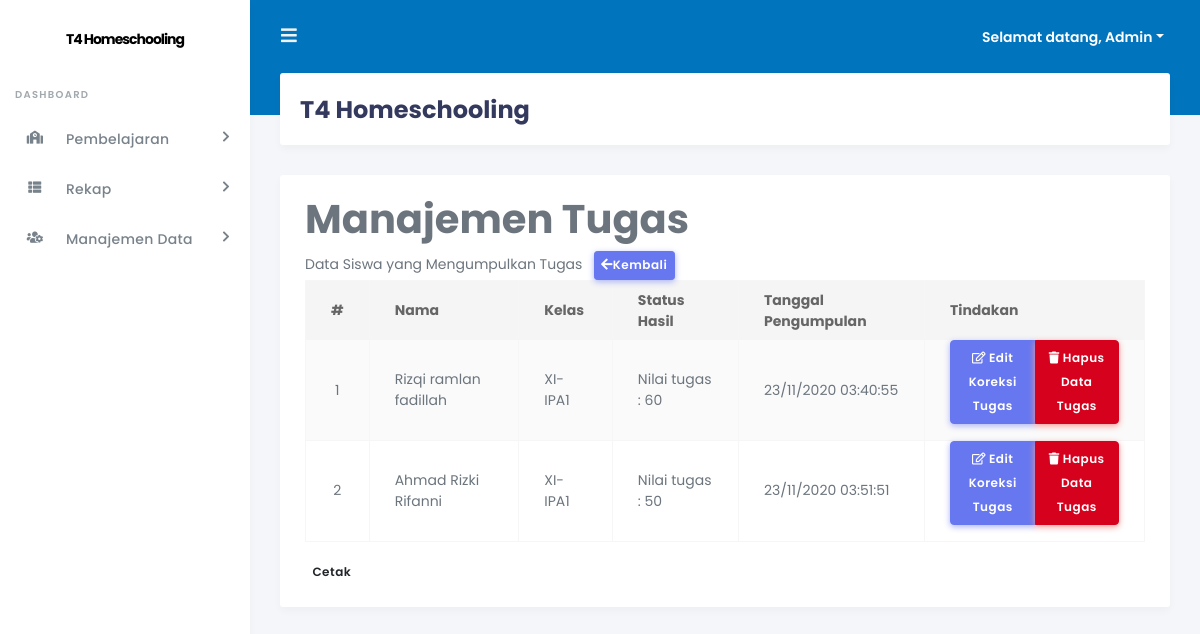
The page /admin/index.php?page=tugas&action=pesertakoreksi&id_tu=4 (signed in) on the database its author committed.
### tables this page shows
CREATE TABLE `tb_jawaban_upload` (
  `id` int(11) NOT NULL,
  `id_tu` int(4) NOT NULL,
  `id_soal` int(4) NOT NULL,
  `id_siswa` int(4) NOT NULL,
  `jawaban` varchar(250) NOT NULL,
  `tgl_mengumpulkan` varchar(50) NOT NULL,
  `waktu_mengumpulkan` varchar(50) NOT NULL
);

CREATE TABLE `tb_siswa` (
  `id_siswa` int(11) NOT NULL,
  `nis` varchar(20) NOT NULL,
  `nama_lengkap` varchar(50) NOT NULL,
  `tempat_lahir` varchar(20) NOT NULL,
  `tgl_lahir` date NOT NULL,
  `jenis_kelamin` enum('L','P') NOT NULL,
  `agama` varchar(20) NOT NULL,
  `alamat` text NOT NULL,
  `id_kelas` varchar(5) NOT NULL,
  `thn_masuk` int(5) NOT NULL,
  `foto` varchar(100) NOT NULL,
  `username` varchar(40) NOT NULL,
  `password` varchar(40) NOT NULL,
  `pass` varchar(40) NOT NULL,
  `status` enum('aktif','tidak aktif') NOT NULL
);

CREATE TABLE `tb_kelas` (
  `id_kelas` int(11) NOT NULL,
  `nama_kelas` varchar(50) NOT NULL,
  `wali_kelas` int(5) NOT NULL,
  `ketua_kelas` int(5) NOT NULL
);

CREATE TABLE `tb_nilai_upload` (
  `id` int(11) NOT NULL,
  `id_tu` int(5) NOT NULL,
  `id_siswa` int(5) NOT NULL,
  `nilai` double NOT NULL
);

### admin/inc/tugas_koreksi.php (the view)
<div class="row">
	<div class="col-md-12">
	<div class="panel panel-default">
	    <div class="panel-heading">
	        Data Siswa yang Mengumpulkan Tugas &nbsp; <a href="?page=tugas" class="btn btn-primary btn-sm"><i class="fas fa-arrow-left"></i>Kembali</a>
	    </div>
	    <div class="panel-body">
            <div class="table-responsive">
				<table class="table table-striped table-bordered table-hover" id="example">
                    <thead>
                        <tr>
                            <th>#</th>
                            <th>Nama</th>
                            <th>Kelas</th>
                            <th>Status Hasil</th>
														<th>Tanggal Pengumpulan</th>
                            <th>Tindakan</th>
                        </tr>
                    </thead>
                    <tbody>
					<?php
                    $sql_siswa_mengikuti_tes = mysqli_query($db, "SELECT * FROM tb_jawaban_upload JOIN tb_siswa ON tb_jawaban_upload.id_siswa = tb_siswa.id_siswa JOIN tb_kelas ON tb_siswa.id_kelas = tb_kelas.id_kelas WHERE id_tu = '$id_tu'") or die($db->error);
                    if (mysqli_num_rows($sql_siswa_mengikuti_tes) > 0) {
                        while ($data_siswa_mengikuti_tes = mysqli_fetch_array($sql_siswa_mengikuti_tes)) {
                            ?>
                            <tr>
                                <td align="center" width="40px"><?php echo $no++; ?></td>
                                <td><?php echo $data_siswa_mengikuti_tes['nama_lengkap']; ?></td>
                                <td><?php echo $data_siswa_mengikuti_tes['nama_kelas']; ?></td>
                            	<?php
                            $sql_jwb = mysqli_query($db, "SELECT * FROM tb_jawaban_upload WHERE id_siswa = '$data_siswa_mengikuti_tes[id_siswa]' AND id_tu = '$id_tu'") or die($db->error);
                            $sql_tugas = mysqli_query($db, "SELECT * FROM tb_nilai_upload WHERE id_siswa = '$data_siswa_mengikuti_tes[id_siswa]' AND id_tu = '$id_tu'") or die($db->error);
                            $data_tugas = mysqli_fetch_array($sql_tugas); ?>
                            	<td>
                            		Nilai tugas :
                            		<?php
                                    if (mysqli_num_rows($sql_jwb) > 0) {
                                        if (mysqli_num_rows($sql_tugas) > 0) {
                                            echo $data_tugas['nilai'];
                                        } else {
                                            echo "(belum dikoreksi)";
                                        }
                                    } else {
                                        echo "CBT ini tidak ada soal tugas";
                                    } ?><br />
                            	</td>
															<td>
																<?php echo $data_siswa_mengikuti_tes['tgl_mengumpulkan']; ?>
																<?php echo $data_siswa_mengikuti_tes['waktu_mengumpulkan']; ?>
															</td>
                                <td align="center" width="220px">
																	<div class="btn-group mb-3" role="group" aria-label="Basic example">
                                    <?php
                                    if (mysqli_num_rows($sql_jwb) > 0) {
                                        if (mysqli_num_rows($sql_tugas) > 0) { ?>
                                            <a href="?page=tugas&action=koreksi&hal=edittugas&id_tu=<?php echo $id_tu; ?>&id_siswa=<?php echo $data_siswa_mengikuti_tes['id_siswa']; ?>&id_nilai=<?php echo $data_tugas['id']; ?>" class="btn btn-icon icon-left btn-primary"> <i class="far fa-edit"></i>Edit Koreksi Tugas</a>
                                        <?php
                                        } else { ?>
                                            <a href="?page=tugas&action=koreksi&hal=tugas&id_tu=<?php echo $id_tu; ?>&id_siswa=<?php echo $data_siswa_mengikuti_tes['id_siswa']; ?>" class="btn btn-icon icon-left btn-secondary"><i class="fas fa-check-square"></i>Koreksi Tugas</a>
                                        <?php
                                        }
                                    } ?>
                                    <a onclick="return confirm('Yakin akan menghapus siswa ini dari daftar pengumpulan tugas?');" href="?page=tugas&action=hapuspeserta&id_tu=<?php echo $id_tu; ?>&id_siswa=<?php echo $data_siswa_mengikuti_tes['id_siswa']; ?>" class="btn btn-icon icon-left btn-danger"><i class="fas fa-trash"></i>Hapus Data Tugas</a>
																	</div>
																</td>
                            </tr>
    					<?php
                        }
                    } else {
                        echo '<tr><td colspan="5" align="center">Data tidak ditemukan</td></tr>';
                    } ?>
                    </tbody>
                </table>
                <?php if (mysqli_num_rows($sql_siswa_mengikuti_tes) > 0) { ?>
                    <a href="./laporan/cetak.php?data=tugas&id_tu=<?php echo $id_tu; ?>" target="_blank" class="btn btn-default btn-sm">Cetak</a>
                <?php } ?>
            </div>
        </div>
	</div>
</div>

### admin/index.php (shortened to what this page needs)
<?php
include "../+koneksi.php";
if (@$_SESSION['admin'] || @$_SESSION['pengajar']) {
    ?>
<!DOCTYPE html>
<html>
<head>
    <link rel="stylesheet" href="https://stackpath.bootstrapcdn.com/bootstrap/4.4.1/css/bootstrap.min.css">
    <link rel="stylesheet" href="https://use.fontawesome.com/releases/v5.7.2/css/all.css">
    <link href="http://cdnjs.cloudflare.com/ajax/libs/summernote/0.8.9/summernote.css" rel="stylesheet">
    <link rel="stylesheet" type="text/css" href="https://cdn.datatables.net/1.10.22/css/dataTables.bootstrap4.min.css"/>
    <link rel="stylesheet" type="text/css" href="https://cdn.datatables.net/buttons/1.6.5/css/buttons.bootstrap4.min.css"/>
    <link rel="stylesheet" type="text/css" href="https://cdn.datatables.net/fixedcolumns/3.3.1/css/fixedColumns.bootstrap4.min.css"/>
    <link rel="stylesheet" type="text/css" href="https://cdn.datatables.net/fixedheader/3.1.7/css/fixedHeader.bootstrap4.min.css"/>
    <link rel="stylesheet" type="text/css" href="https://cdn.datatables.net/keytable/2.5.3/css/keyTable.bootstrap4.min.css"/>
    <link rel="stylesheet" type="text/css" href="https://cdn.datatables.net/responsive/2.2.6/css/responsive.bootstrap4.min.css"/>
    <link rel="stylesheet" type="text/css" href="https://cdn.datatables.net/scroller/2.0.3/css/scroller.bootstrap4.min.css"/>
    <link rel="stylesheet" type="text/css" href="https://cdn.datatables.net/searchbuilder/1.0.0/css/searchBuilder.bootstrap4.min.css"/>
    <link rel="stylesheet" type="text/css" href="https://cdn.datatables.net/searchpanes/1.2.1/css/searchPanes.bootstrap4.min.css"/>
    <link rel="stylesheet" type="text/css" href="https://cdn.datatables.net/select/1.3.1/css/select.bootstrap4.min.css"/>
    <link rel="stylesheet" href="stisla/assets/css/style.css">
    <link rel="stylesheet" href="stisla/assets/css/components.css">
</head>
<body>
  <div id="app">
    <div class="main-wrapper">
      <div class="navbar-bg"></div>
      <nav class="navbar navbar-expand-lg main-navbar">
        <form class="form-inline mr-auto">
          <ul class="navbar-nav mr-3">
            <li><a href="#" data-toggle="sidebar" class="nav-link nav-link-lg"><i class="fas fa-bars"></i></a></li>
          </ul>
        </form>
        <ul class="navbar-nav navbar-right">
          <li class="dropdown"><a href="#" data-toggle="dropdown" class="nav-link dropdown-toggle nav-link-lg nav-link-user">
            <div class="d-sm-none d-lg-inline-block">Selamat datang,
              <?php
              if (@$_SESSION['admin']) {
                  $sesi_id = @$_SESSION['admin'];
                  $level = "admin";
              } elseif (@$_SESSION['pengajar']) {
                  $sesi_id = @$_SESSION['pengajar'];
                  $level = "pengajar";
              }
    if ($level == 'admin') {
        $sql_terlogin = mysqli_query($db, "SELECT * FROM tb_admin WHERE id_admin = '$sesi_id'") or die($db->error);
    } elseif ($level == 'pengajar') {
        $sql_terlogin = mysqli_query($db, "SELECT * FROM tb_pengajar WHERE id_pengajar = '$sesi_id'") or die($db->error);
    }
    $data_terlogin = mysqli_fetch_array($sql_terlogin);
    echo ucfirst($data_terlogin['username']); ?>
              </div></a>
          </li>
        </ul>
      </nav>
      <div class="main-sidebar">
        <aside id="sidebar-wrapper">
          <div class="sidebar-brand">
            <a href="./">T4 Homeschooling</a>
          </div>
          <ul class="sidebar-menu">
              <li class="menu-header">Dashboard</li>
              <?php
              if (@$_SESSION['admin']) {
                  ?>
                  <li class="nav-item dropdown">
                    <a href="#" class="nav-link has-dropdown"><i class="fas fa-school"></i><span>Pembelajaran</span></a>
              </li>
                      <li class="nav-item dropdown">
                        <a href="#" class="nav-link has-dropdown"><i class="fas fa-th-list"></i><span>Rekap</span></a>
                  </li>
                  <li class="nav-item dropdown">
                    <a href="#" class="nav-link has-dropdown"><i class="fas fa-users-cog"></i><span>Manajemen Data</span></a>
                  </li>
          <?php
              } ?>
          </ul>
        </aside>
      </div>
      <div class="main-content">
        <section class="section">
          <div class="section-header">
            <h1>T4 Homeschooling</h1>
          </div>
          <div class="section-body">
            <div class="card-wrap">
            <div class="row">
              <div class="col-12">
                <div class="card">
            <div class="card-body">
                <?php
                if (@$_GET['page'] == '') {
                    include "inc/dashboard.php";
                } elseif (@$_GET['page'] == 'pengajar') {
                    include "inc/pengajar.php";
                } elseif (@$_GET['page'] == 'siswaregistrasi') {
                    include "inc/siswaregistrasi.php";
                } elseif (@$_GET['page'] == 'siswa') {
                    include "inc/siswa.php";
                } elseif (@$_GET['page'] == 'kelas') {
                    include "inc/kelas.php";
                } elseif (@$_GET['page'] == 'mapel') {
                    include "inc/mapel.php";
                } elseif (@$_GET['page'] == 'quiz') {
                    include "inc/quiz.php";
                } elseif (@$_GET['page'] == 'tugas') {
                    include "inc/tugas.php";
                } elseif (@$_GET['page'] == 'materi') {
                    include "inc/materi.php";
                } elseif (@$_GET['page'] == 'pengumuman') {
                    include "inc/pengumuman.php";
                } elseif (@$_GET['page'] == 'jurnal') {
                    include "inc/jurnal.php";
                } elseif (@$_GET['page'] == 'rekappresensisiswa') {
                    include "inc/rekappresensisiswa.php";
                } elseif (@$_GET['page'] == 'rekapjurnalpengajar') {
                    include "inc/rekapjurnalpengajar.php";
                } elseif (@$_GET['page'] == 'rekapnilaisiswa') {
                    include "inc/rekapnilaisiswa.php";
                } elseif (@$_GET['page'] == 'rekapnilaitugas') {
                    include "inc/rekapnilaitugas.php";
                } elseif (@$_GET['page'] == 'importdatapengajar') {
                    include "inc/form_import_data_pengajar.php";
                } elseif (@$_GET['page'] == 'importtugas') {
                    include "inc/form_import_tugas.php";
                } elseif (@$_GET['page'] == 'meet') {
                    include "inc/meet.php";
                } elseif (@$_GET['page'] == 'room1') {
                    include "vcon/iframe/iframe-room1.php";
                } elseif (@$_GET['page'] == 'room2') {
                    include "vcon/iframe/iframe-room2.php";
                } elseif (@$_GET['page'] == 'room3') {
                    include "vcon/iframe/iframe-room3.php";
                } elseif (@$_GET['page'] == 'room4') {
                    include "vcon/iframe/iframe-room4.php";
                } elseif (@$_GET['page'] == 'room-rapat-guru') {
                    include "vcon/room-rapat-guru.php";
                } else {
                    echo "<div class='col-xs-12'><div class='alert alert-danger'>[404] Halaman tidak ditemukan! Silahkan pilih menu yang ada!</div></div>";
                } ?>
              </div>
              </div>
            </div>
          </div>
              </div>
            </section>
          </div>
            </div>
        </div>
</body>
</html>
<?php
} else {
                    include "login.php";
                }
?>

### rows shown on the page
tb_jawaban_upload: id_siswa.nama_lengkap "Rizqi ramlan fadillah", tb_kelas.nama_kelas "XI-IPA1", tb_nilai_upload.nilai "60", tgl_mengumpulkan "23/11/2020", waktu_mengumpulkan "03:40:55"
tb_jawaban_upload: id_siswa.nama_lengkap "Ahmad Rizki Rifanni", tb_kelas.nama_kelas "XI-IPA1", tb_nilai_upload.nilai "50", tgl_mengumpulkan "23/11/2020", waktu_mengumpulkan "03:51:51"

### other values the page prints
$data_terlogin['username'] "Admin"
